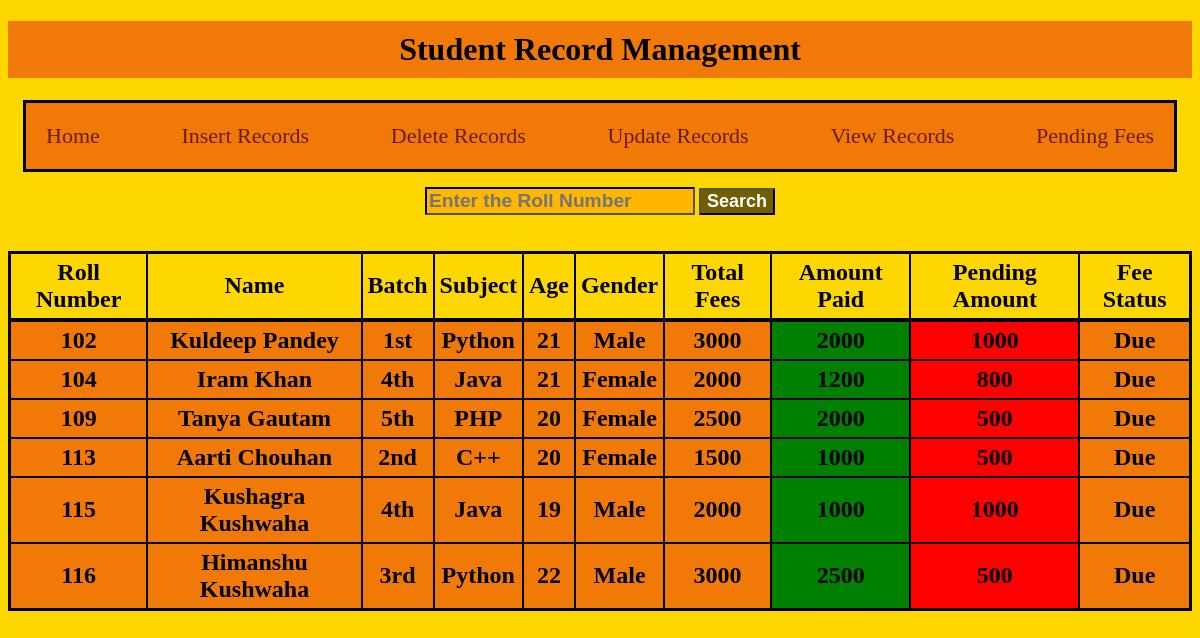
/Pending_Fees.php (signed in), run on the app's committed database.
### tables this page shows
CREATE TABLE IF NOT EXISTS `student` (
  `Roll_number` int(11) NOT NULL AUTO_INCREMENT,
  `Name` varchar(30) DEFAULT NULL,
  `Batch` varchar(5) DEFAULT NULL,
  `Subject` varchar(15) DEFAULT NULL,
  `Age` int(3) DEFAULT NULL,
  `Gender` varchar(10) DEFAULT NULL,
  `Total_Fees` int(5) DEFAULT NULL,
  `Amount_Paid` int(5) DEFAULT NULL,
  `Pending_Amount` int(5) DEFAULT NULL,
  `Fee_Status` varchar(10) DEFAULT NULL,
  PRIMARY KEY (`Roll_number`)
);

### Pending_Fees.php (the view, shortened to what this page needs)
<?php
$con = mysqli_connect('localhost', 'root', '', 'SRM', '3306');
mysqli_select_db($con, 'SRM');
$q = "select * from student where Fee_Status='Due' order by Roll_number";
$result = mysqli_query($con, $q);
$num = mysqli_num_rows($result);
?>
<!DOCTYPE html>
<html lang="en">
<head>
    <link rel="stylesheet" type="text/css" href="View_Style.css" />
    <link type="text/css" href="navigation_style.css" rel="stylesheet" />
</head>
<body>
    <h1 style="text-align:center;">Student Record Management</h1>
    <div class="nav">
        <a href="Home.php">Home</a>
        <a href="Insert.php">Insert Records</a>
        <a href="Delete.php">Delete Records</a>
        <a href="Update.php">Update Records</a>
        <a href="View.php">View Records</a>
        <a href="Pending_Fees.php">Pending Fees</a>
    </div>
    <div id="search-div">
        <form action="Pending_Search_view.php" method="POST">
            <input id="search_bar" type="search" placeholder="Enter the Roll Number" name="search" />
            <input id="search_btn" type="submit" value="Search" />
        </form>
    </div>
    <table id="view-table">
        <br />
        <br />
        <tr>
            <th>Roll Number</th>
            <th>Name</th>
            <th>Batch</th>
            <th>Subject</th>
            <th>Age</th>
            <th>Gender</th>
            <th>Total Fees</th>
            <th>Amount Paid</th>
            <th>Pending Amount</th>
            <th>Fee Status</th>
        </tr>
        <tr>
            <?php
            for ($i = 1; $i <= $num; $i++) {
                $row = mysqli_fetch_array($result);
            ?>
        <tr>
            <td><?php echo $row['Roll_number']; ?></td>
            <td><?php echo $row['Name']; ?></td>
            <td><?php echo $row['Batch']; ?></td>
            <td><?php echo $row['Subject']; ?></td>
            <td><?php echo $row['Age']; ?></td>
            <td><?php echo $row['Gender']; ?></td>
            <td><?php echo $row['Total_Fees']; ?></td>
            <td id="paid_amt"><?php echo $row['Amount_Paid']; ?></td>
            <td id="pend_amt"><?php echo $row['Pending_Amount']; ?></td>
            <td><?php echo $row['Fee_Status']; ?></td>
        </tr>
    <?php
            }
    ?>
    </tr>
    </table>
</body>
</html>

### View_Style.css (style rules this page uses)
h1 { font-family: fantasy; padding: 10px 10px; background-color: rgb(241, 121, 8); }
body { background-color:gold; }
#search-div { text-align: center; }
#search_bar { margin: auto; font-size: larger; color:black; background-color: rgba(255, 166, 0, 0.637); }
#search_btn { margin: auto; color: white; font-size: large; background-color: rgba(0, 0, 0, 0.562); }
#view-table { margin-left: auto; margin-right: auto; text-align: center; background-color: black; color: black; border:1px solid black; font-size: x-large; }
th { padding: 5px; color: black; background-color: gold; }
tr { color: black; background-color:rgb(241, 121, 8); font-weight: bold; }
td { padding: 5px; }
input { background-color: rgba(0, 0, 0, 0.562); color: white; outline: none; font-weight: bold; border-color: black; border-width: 2px; }
#pend_amt { background-color: red; }
#paid_amt { background-color:green; }

### navigation_style.css (style rules this page uses)
.nav { margin: 15px; background-color: rgb(241, 121, 8); display: flex; flex-direction: row; justify-content:space-between; border: 3px solid black; box-sizing: border-box; }
a { margin: 20px; font-size: 22px; text-decoration: none; color:rgb(107, 28, 28); font-weight:300; }

### data on the page
student: Roll_number "102", Name "Kuldeep Pandey", Batch "1st", Subject "Python", Age "21", Gender "Male", Total_Fees "3000", Amount_Paid "2000", Pending_Amount "1000", Fee_Status "Due"
student: Roll_number "104", Name "Iram Khan", Batch "4th", Subject "Java", Age "21", Gender "Female", Total_Fees "2000", Amount_Paid "1200", Pending_Amount "800", Fee_Status "Due"
student: Roll_number "109", Name "Tanya Gautam", Batch "5th", Subject "PHP", Age "20", Gender "Female", Total_Fees "2500", Amount_Paid "2000", Pending_Amount "500", Fee_Status "Due"
student: Roll_number "113", Name "Aarti Chouhan", Batch "2nd", Subject "C++", Age "20", Gender "Female", Total_Fees "1500", Amount_Paid "1000", Pending_Amount "500", Fee_Status "Due"
student: Roll_number "115", Name "Kushagra Kushwaha", Batch "4th", Subject "Java", Age "19", Gender "Male", Total_Fees "2000", Amount_Paid "1000", Pending_Amount "1000", Fee_Status "Due"
student: Roll_number "116", Name "Himanshu Kushwaha", Batch "3rd", Subject "Python", Age "22", Gender "Male", Total_Fees "3000", Amount_Paid "2500", Pending_Amount "500", Fee_Status "Due"
